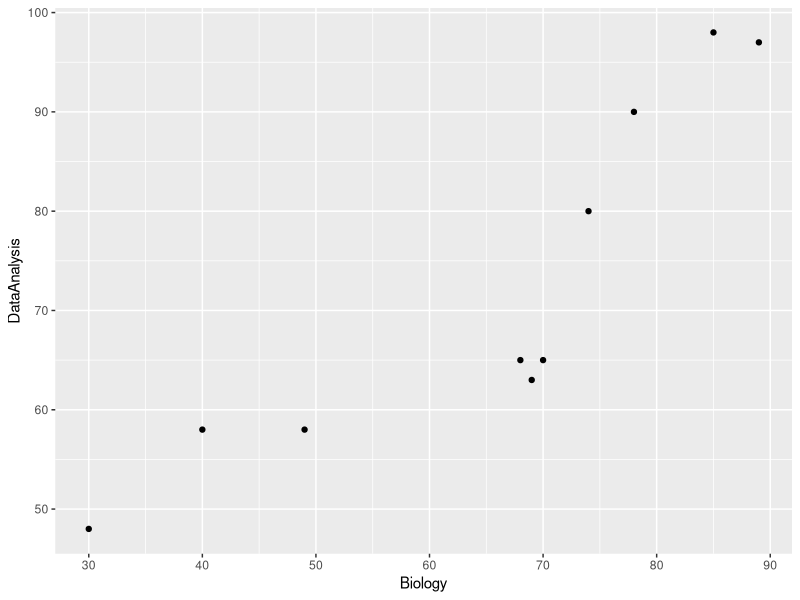
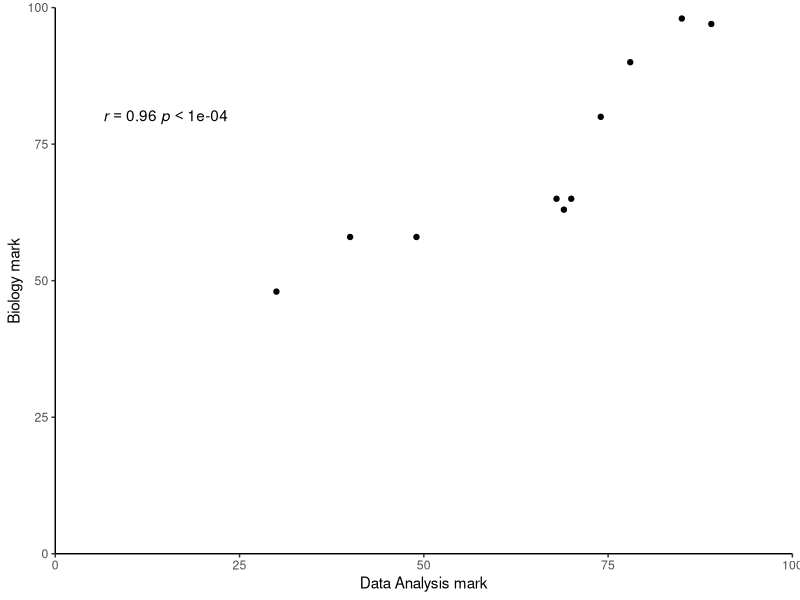

Write the R code that produced these figures, in order.
## ---- chunk 1
#| code-fold: false
library(tidyverse)
## ---- chunk 2
#| output: false

#  names for the rows and columns
vars <- list(pop = c("x","y"), 
             colour = c("black", "brown", "red"))

# matrix of the data with named columns and rows
slugs <- matrix(c(27, 39, 17, 10, 9, 21), 
                nrow = 2, dimnames = vars)
slugs
# gives me
#    colour
# pop black brown red
#   x    27    17   9
#   y    39    10  21

# you may need to try a couple of times to get the numbers in 
# the right places

## ---- chunk 3
#| output: false

chisq.test(slugs)
# X-squared = 6.5726, df = 2, p-value = 0.03739

# p < 0.05 so we reject the null hypothesis i.e., the proportions of the  
# colour forms are significantly different in the two populations 
# (mostly as a result of differences in the brown and red classes - 
# look at the differences between observed and expected values for 
# the three colour forms in the table above).
chisq.test(slugs)$expected
#       colour
# pop    black    brown      red
#   x 28.43902 11.63415 12.92683
#   y 37.56098 15.36585 17.07317

## ---- chunk 4
#| output: false

# import the data
slugs <- read_table("data-raw/slugs.txt")

# put it into a table
slugtab <- table(slugs$colour, slugs$pop)

# carry out the test
chisq.test(slugtab)
## ---- chunk 5
#| output: false

# import the data
marks <- read_csv("data-raw/marks.csv")

# we need to pivot the data to wide
marks_wide <- marks |> 
  pivot_wider(values_from = mark, 
              names_from = subject, 
              id_cols = student)
# rough plot
ggplot(data = marks_wide,
       aes(x = Biology, y = DataAnalysis)) +
  geom_point()


# This is a small data sets and it is difficult to make
# judgements about the assumptions of a parametric correlation
# therefor we wil do a Spearman's rank correlation
cor.test(data = marks_wide, ~ Biology + DataAnalysis,
         method = "spearman")

# There was a significant positive correlation (r = 0.96) between
# Biology and Data Analysis marks (Spearmans’s rank correlation: 
# S = 6.03; n = 10; p-value < 0.0001).


ggplot(data = marks_wide,
       aes(x = Biology, y = DataAnalysis))  +
  geom_point() +
  scale_y_continuous(name = "Biology mark",
                     expand = c(0, 0), limits = c(0, 100)) +
  scale_x_continuous(name = "Data Analysis mark",
                     expand = c(0, 0), limits = c(0, 100)) +
  annotate("text", x = 15,  y = 80, 
           label = "italic(r) == 0.96 ~ italic(p) < 0.0001",
           parse = TRUE) +
  theme_classic()


